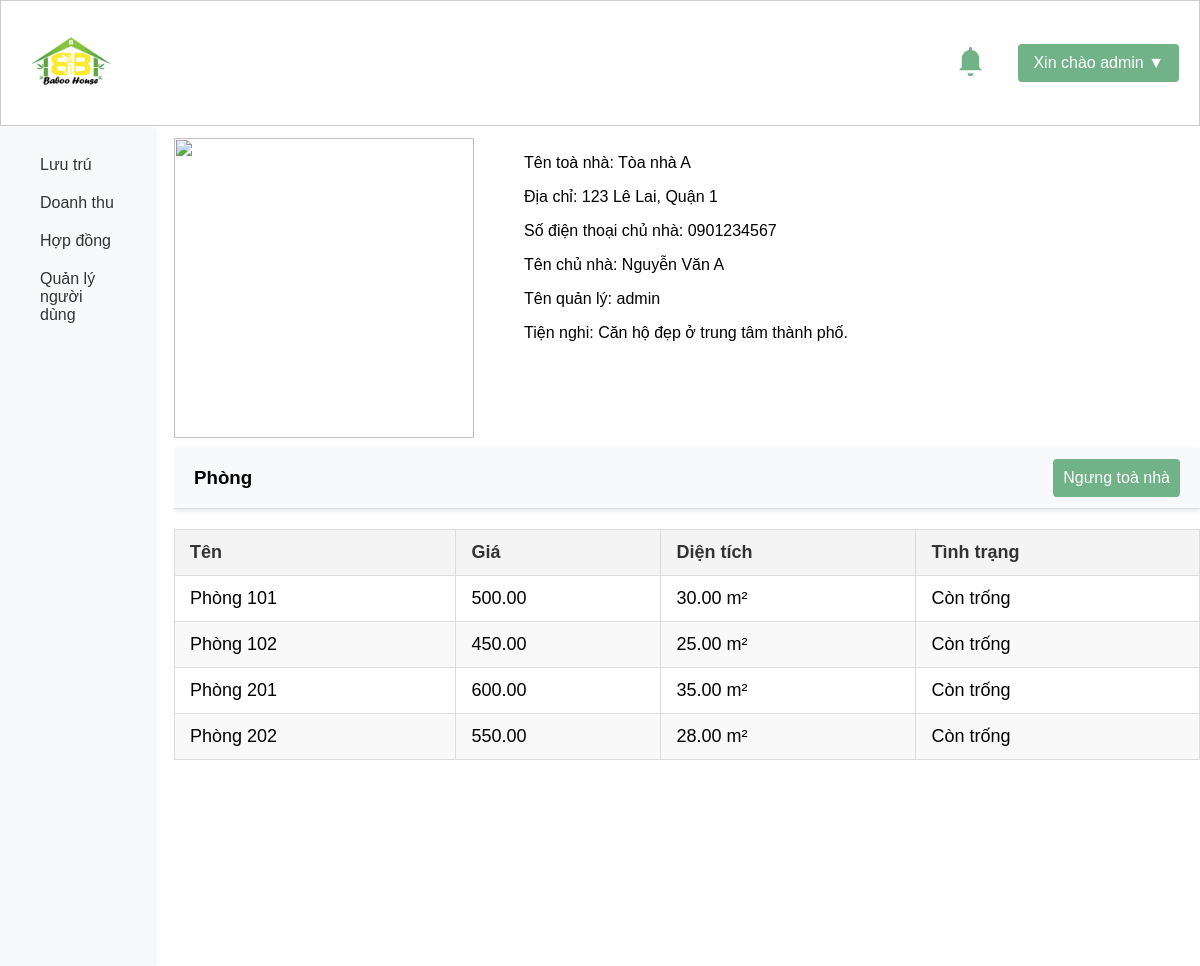
Screenshot of /templates/view_building.php?building_id=1 (signed in) with the database file from the repository.
### tables this page shows
CREATE TABLE `buildings` (
  `building_id` int(11) NOT NULL,
  `user_id` int(11) DEFAULT NULL,
  `name` varchar(255) DEFAULT NULL,
  `address` varchar(255) DEFAULT NULL,
  `rental_price` decimal(10,2) DEFAULT NULL,
  `owner_name` varchar(255) DEFAULT NULL,
  `owner_phone` varchar(50) DEFAULT NULL,
  `building_type` varchar(50) DEFAULT NULL,
  `electricity_price` decimal(10,2) DEFAULT NULL,
  `water_price` decimal(10,2) DEFAULT NULL,
  `description` text DEFAULT NULL,
  `last_modified` datetime DEFAULT NULL,
  `photo_urls` text DEFAULT NULL,
  `approved` tinyint(1) DEFAULT 0
);

CREATE TABLE `users` (
  `user_id` int(11) NOT NULL,
  `name` varchar(255) DEFAULT NULL,
  `address` varchar(255) DEFAULT NULL,
  `hometown` varchar(255) DEFAULT NULL,
  `birthdate` date DEFAULT NULL,
  `phone` varchar(50) DEFAULT NULL,
  `email` varchar(255) DEFAULT NULL,
  `username` varchar(255) DEFAULT NULL,
  `password` varchar(255) DEFAULT NULL,
  `role` varchar(50) DEFAULT NULL,
  `last_access` datetime DEFAULT NULL,
  `photo_urls` text DEFAULT NULL
);

CREATE TABLE `rooms` (
  `room_id` int(11) NOT NULL,
  `building_id` int(11) DEFAULT NULL,
  `room_name` varchar(255) DEFAULT NULL,
  `area` decimal(10,2) DEFAULT NULL,
  `rental_price` decimal(10,2) DEFAULT NULL,
  `room_type` varchar(50) DEFAULT NULL,
  `room_status` varchar(50) DEFAULT NULL,
  `photo_urls` text DEFAULT NULL
);

### admin/getalluser.php (called while the page is built, shortened)
<?php
require '../config/database.php';
function getUsernameById($user_id) {
    global $conn;
    $stmt = $conn->prepare("SELECT username FROM users WHERE user_id = ?");
    $stmt->bind_param("i", $user_id);
    $stmt->execute();
    $result = $stmt->get_result();
    if ($result->num_rows > 0) {
        $row = $result->fetch_assoc();
        return $row['username'];
    }
    return "N/A";
}
?>

### admin/getallroom.php (called while the page is built, shortened)
<?php
require '../config/database.php';
function getAllrooms($building_id) {
    global $conn;
    $sql = "SELECT * FROM rooms WHERE building_id = ?";
    $stmt = $conn->prepare($sql);
    if ($building_id) {
        $stmt->bind_param("i", $building_id);
    }
    $stmt->execute();
    $result = $stmt->get_result();
    return $result;
}
?>

### templates/view_building.php (the view, shortened to what this page needs)
<?php
require '../config/database.php';
require '../admin/getallroom.php';
include '../admin/getalluser.php';
$building_id = $_GET['building_id'];
$sql = "SELECT * FROM buildings WHERE building_id = ?";
$stmt = $conn->prepare($sql);
$stmt->bind_param("i", $building_id);
$stmt->execute();
$result = $stmt->get_result();
$building = $result->fetch_assoc();
$rooms = getAllRooms($building_id);
?>
<!DOCTYPE html>
<html lang="en">
<head>
    <link rel="stylesheet" href="../assets/css/rooms.css">
</head>
<body>
    <?php include '../includes/header.php'; ?>
    <div class="head-container">
        <div class="main-content">
            <div class="building-info-container">
                <img src="">
                <div>
                    <p>Tên toà nhà: <?php echo htmlspecialchars($building['name']); ?></p>
                    <p>Địa chỉ: <?php echo htmlspecialchars($building['address']); ?></p>
                    <p>Số điện thoại chủ nhà: <?php echo htmlspecialchars($building['owner_phone']); ?></p>
                    <p>Tên chủ nhà: <?php echo htmlspecialchars($building['owner_name']); ?></p>
                    <p>Tên quản lý: <?php echo htmlspecialchars(getUsernameById($building['user_id'])); ?></p>
                    <p>Tiện nghi: <?php echo htmlspecialchars($building['description']); ?></p>
                </div>
            </div>
            <div class="manage-head">
                <h3>Phòng</h3>
                <?php if (isset($_SESSION['role']) && $_SESSION['role'] == 'admin'): ?>
                    <?php if ($building['approved']): ?>
                        <form action="../admin/approve_room.php" method="POST">
                            <button type="submit" class="create">Ngưng toà nhà</button>
                        </form>
                    <?php endif; ?>
                <?php endif; ?>
            </div>
            <table>
                <thead>
                    <tr>
                        <th>Tên</th>
                        <th>Giá</th>
                        <th>Diện tích</th>
                        <th>Tình trạng</th>
                    </tr>
                </thead>
                <tbody>
                <?php if ($rooms->num_rows > 0): ?>
                    <?php foreach ($rooms as $room): ?>
                    <tr>
                        <td><?php echo htmlspecialchars($room['room_name']); ?></td>
                        <td><?php echo htmlspecialchars($room['rental_price']); ?></td>
                        <td><?php echo htmlspecialchars($room['area']); ?> m&#178;</td>
                        <td><?php echo htmlspecialchars($room['room_status']); ?></td>
                    </tr>
                    <?php endforeach; ?>
                <?php else: ?>
                    <tr>
                        <td colspan="5">Không tìm thấy phòng</td>
                    </tr>
                <?php endif; ?>
                </tbody>
            </table>
        </div>
        <?php include '../includes/sidebar.php'; ?>
    </div>
</body>
</html>

### assets/css/rooms.css (style rules this page uses)
.building-info-container { display: flex; gap: 50px; margin-bottom: 1%; }
.building-info-container img { width: 300px; height: 300px; }

### assets/css/style.css (style rules this page uses)
* { user-select: none; -webkit-user-drag: none; }
body { width: 100%; height: 100%; margin: 0; overflow: hidden; font-family: Arial, sans-serif; }
input[type="checkbox"], input[type="range"], button { cursor: pointer; }
button[type="submit"] { width: 100%; padding: 10px; background-color: #71b288; border: none; border-radius: 4px; color: #ffffff; font-size: 16px; cursor: pointer; }
.head-container { column-gap: 20px; background-color: #ffffff; width: 100%; display: flex; flex-direction: row-reverse; }
.manage-head { width: auto; display: flex; flex-direction: row; justify-content: space-between; align-items: center; padding: 0px 20px; background-color: #f8f9fa; border-bottom: 1px solid #ddd; box-shadow: 0 2px 5px rgba(0, 0, 0, 0.1); }
.main-content { width: 90%; height: 85vh; overflow-y: scroll; margin-top: 1%; }
table { width: 100%; border-collapse: collapse; margin: 20px 0; font-size: 18px; text-align: left; border-collapse: collapse; width: auto; table-layout: auto; }
table th, table td { padding: 12px 15px; border: 1px solid #ddd; }
table th { background-color: #f4f4f4; color: #333; }
table tr:nth-child(even) { background-color: #f9f9f9; }
.create, .delete, .edit { display: inline-block; padding: 10px 20px; font-size: 16px; color: #fff; background-color: #71b288; border: none; border-radius: 5px; cursor: pointer; }
table { border-collapse: collapse; margin: 20px 0; font-size: 18px; text-align: left; border-collapse: collapse; width: 100%; table-layout: auto; }

### rows the page displays
buildings: name "Tòa nhà A", address "123 Lê Lai, Quận 1", owner_phone "0901234567", owner_name "Nguyễn Văn A", user.username "admin", description "Căn hộ đẹp ở trung tâm thành phố."
rooms: room_name "Phòng 101", rental_price "500.00", area "30.00", room_status "Còn trống"
rooms: room_name "Phòng 102", rental_price "450.00", area "25.00", room_status "Còn trống"
rooms: room_name "Phòng 201", rental_price "600.00", area "35.00", room_status "Còn trống"
rooms: room_name "Phòng 202", rental_price "550.00", area "28.00", room_status "Còn trống"

### other values shown
$_SESSION['username'] "admin"
